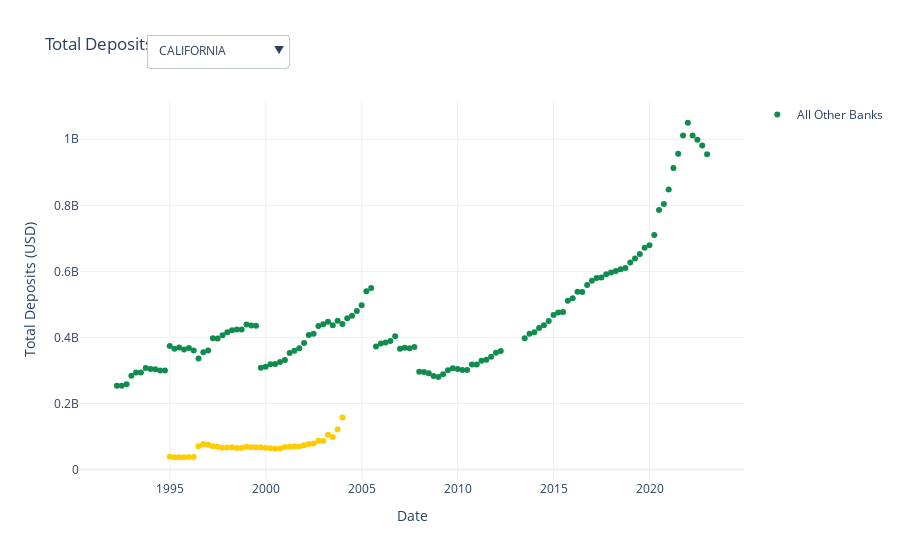

Notebook code cell kept with this figure:
### Markdown cell above
*Plot*

### Code cell
# Imports
import plotly.graph_objects as go
import plotly.express as px

# initialize figure
fig = go.Figure()


# Empty Lists
sliders = []
buttonList = []

# Filtering to just the states we want to focus on
states = ["SOUTH DAKOTA", "NEW YORK", "CALIFORNIA", "TEXAS", "NORTH CAROLINA", "OHIO"]

df2 = df2[[True if state in states else False for state in df2["STNAME"]]]

# Creating an empty visibility list of False values that we will fill
# numBank = 5
numStates = len(df2.STNAME.unique())
visibility_list = [False] * numStates

# Counter for instances
counter = 0

# Add traces, one for each slider step
for i, state in enumerate(df2.STNAME.unique()):
    steps = []

    # Filtered state dataframe
    stateDF = df2[df2.STNAME == state]

    # Displaying the first year for each state
    state_first_visibility = visibility_list.copy()
    state_first_visibility[counter] = True
    stateDF.sort_values(by="date", ascending=True, inplace=True)

    # Each  has its own visibility list
    visibility_list1 = visibility_list.copy()
    visibility_list1[counter] = True
    # Adding to the counter
    counter += 1

    # # Steps on the slider
    # step = {
    #     "method": "update",
    #     "args": [{"visible": visibility_list1}],
    #     "label": str(decade),
    # }
    # steps.append(step)

    # ID
    id = str(state)

    # Making the bank names prettier
    name_col = []

    for bank in stateDF["top_bank"]:
        if bank == "JPMORGAN CHASE BANK NA":
            name = "JP Morgan Chase"
        elif bank == "BANK OF AMERICA NA":
            name = "Bank of America"
        elif bank == "WELLS FARGO BANK NA":
            name = "Wells Fargo"
        elif bank == "CITIBANK NATIONAL ASSN":
            name = "Citibank"
        else:
            name = "All Other Banks"

        name_col.append(name)

    stateDF["pretty_name"] = name_col
    stateDF = stateDF.reset_index()

    # Adding the trace
    fig.add_trace(
        go.Scatter(
            uid=id,
            visible=False,
            x=stateDF["date"],
            y=stateDF["DEPDOM"],
            mode="markers",
            marker_color=stateDF["color"],
            showlegend=True,
            name=stateDF["pretty_name"][i],
        )
    )

    # Slider functionality removed to see full picture
    # # Creating a slider for the decade
    # slider1 = [
    #     dict(
    #         active=0,
    #         currentvalue={"prefix": "Decade: ", "suffix": "s"},
    #         pad={"t": 50},
    #         steps=steps,
    #     )
    # ]
    # sliders.append(slider1)

    # Making the button
    tmpbutton = dict(
        label=str(state),
        method="update",
        args=[{"visible": state_first_visibility}],
        # Slider functionality
        # args=[{"visible": state_first_visibility}, {"sliders": slider1}],
    )

    # Adding the button
    buttonList.append(tmpbutton)

# print("OUT OF LOOP")
# Make First trace visible
fig.data[0].visible = True

# DEFINE ONE SLIDE FOR EACH BUTTON
# fig.update_layout(sliders=sliders[0])

# print("LAYOUT UPDATED")
# Adding all of the buttons
fig.update_layout(
    updatemenus=[
        dict(
            buttons=buttonList,
            direction="down",
            showactive=True,
            pad={"r": 10, "t": 10},
            x=0.1,
            xanchor="left",
            y=1.2,
            yanchor="top",
        ),
    ],
    xaxis_title="Date",
    yaxis_title="Total Deposits (USD)",
    title="Total Deposits by State",
    template="plotly_white",
)


# print("ABOUT TO DISPLAY")
# Updating labels
fig.update_traces(
    hovertemplate="Date: %{x} <br>Total Deposits: %{y:$.0f}<extra></extra>"
)


# Displaying
fig.show()

### Figure 1 — Plotly figure (JSON) as saved in the notebook; plotly's stock layout.template omitted (floating-point values rounded to 4 significant figures; data arrays with more than 128 entries replaced by an {"elided": "..."} marker saying what was removed)
{"data": [{"hovertemplate": "Date: %{x} <br>Total Deposits: %{y:$.0f}<extra></extra>", "marker": {"color": {"elided": "157 str values"}}, "mode": "markers", "name": "All Other Banks", "showlegend": true, "type": "scatter", "uid": "CALIFORNIA", "visible": true, "x": {"elided": "157 str values"}, "y": {"elided": "157 int values"}}, {"hovertemplate": "Date: %{x} <br>Total Deposits: %{y:$.0f}<extra></extra>", "marker": {"color": {"elided": "141 str values"}}, "mode": "markers", "name": "All Other Banks", "showlegend": true, "type": "scatter", "uid": "NEW YORK", "visible": false, "x": {"elided": "141 str values"}, "y": {"elided": "141 int values"}}, {"hovertemplate": "Date: %{x} <br>Total Deposits: %{y:$.0f}<extra></extra>", "marker": {"color": {"elided": "210 str values"}}, "mode": "markers", "name": "All Other Banks", "showlegend": true, "type": "scatter", "uid": "NORTH CAROLINA", "visible": false, "x": {"elided": "210 str values"}, "y": {"elided": "210 int values"}}, {"hovertemplate": "Date: %{x} <br>Total Deposits: %{y:$.0f}<extra></extra>", "marker": {"color": {"elided": "189 str values"}}, "mode": "markers", "name": "All Other Banks", "showlegend": true, "type": "scatter", "uid": "OHIO", "visible": false, "x": {"elided": "189 str values"}, "y": {"elided": "189 int values"}}, {"hovertemplate": "Date: %{x} <br>Total Deposits: %{y:$.0f}<extra></extra>", "marker": {"color": {"elided": "234 str values"}}, "mode": "markers", "name": "All Other Banks", "showlegend": true, "type": "scatter", "uid": "SOUTH DAKOTA", "visible": false, "x": {"elided": "234 str values"}, "y": {"elided": "234 int values"}}], "layout": {"title": {"text": "Total Deposits by State"}, "updatemenus": [{"buttons": [{"args": [{"visible": [true, false, false, false, false]}], "label": "CALIFORNIA", "method": "update"}, {"args": [{"visible": [false, true, false, false, false]}], "label": "NEW YORK", "method": "update"}, {"args": [{"visible": [false, false, true, false, false]}], "label": "NORTH CAROLINA", "method": "update"}, {"args": [{"visible": [false, false, false, true, false]}], "label": "OHIO", "method": "update"}, {"args": [{"visible": [false, false, false, false, true]}], "label": "SOUTH DAKOTA", "method": "update"}], "direction": "down", "pad": {"r": 10, "t": 10}, "showactive": true, "x": 0.1, "xanchor": "left", "y": 1.2, "yanchor": "top"}], "xaxis": {"title": {"text": "Date"}}, "yaxis": {"title": {"text": "Total Deposits (USD)"}}}}
